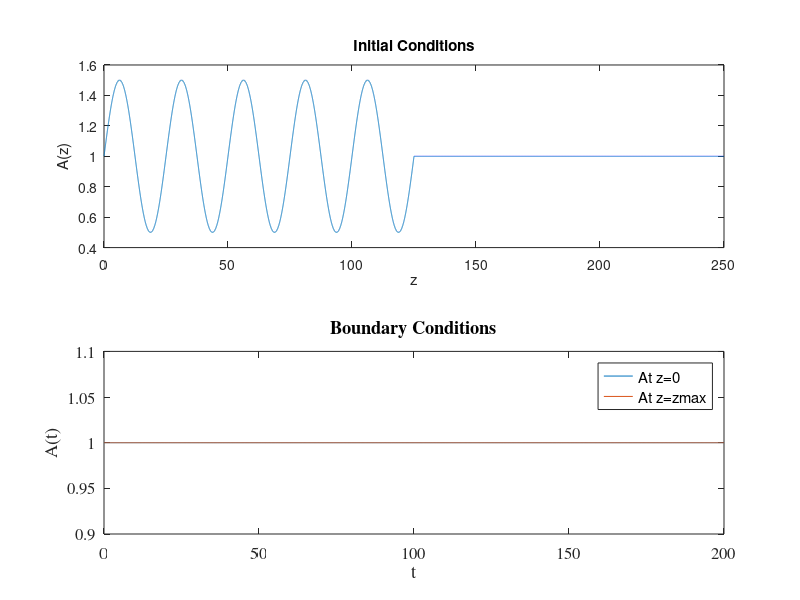

Write MATLAB code to recreate this figure. (Note: this script raises an error after producing the figure.)
% Driver script for running the conduit equation solver
% conduit_solver.m
save_on  = 1;  % Set to nonzero if you want to run the solver, set
                % to 0 if you want to plot
periodic = 0; % set to nonzero to run periodic solver (no BCs need)
              % set to 0 to run solver with time-dependent BCs                
plot_on  = 1;  % Set to 1 if you want to plot just before and just
                % after (possibly) calling the solver          
check_IC = 0; % Set to nonzero to plot the ICs and BCs without running the solver

%% Numerical Parameters
% for zmax = [1000 2000]
tmax     = 200;    % Solver will run from t=0 to t=tmax
zmax     = 250;     % Solver will solve on domain z=0 to z=zmax
numout   = round(tmax);           % Number of output times
t        = linspace(0,tmax,numout);  % Desired output times
dzinit =  1/100; % Spatial Discretization: for most accurate runs
                  % With O(h^4), 0.1 gives 10^{-3} max error over t= [0,53]
Nz       = round(zmax/dzinit);
    h        = 4   ;           % Order of method used     

if periodic
    dz       = zmax/Nz;    % Spatial  discretization
else
    dz       = zmax/(Nz+1);    % Spatial  discretization
end

%% PDE Initial and Boundary Conditions
% load('output.mat');
% f = @(z) interp1(domain,area,z,'spline',1);
%     ic_type = 'soligas';
f = @(z) ones(size(z)) + 0.5*sin((2*pi)*z/(25)).*(z<125);
 g0 = @(t) ones(size(t));
dg0 = @(t) zeros(size(t));
 g1 = @(t) ones(size(t));
dg1 = @(t) zeros(size(t));
ic_type = '_sin_example_';

    if periodic
        bc_type = 'periodic';
    else
        bc_type = 'time_dependent';
    end

%% Create directory run will be saved to
data_dir = ['./data/conduit_eqtn',...
            '_tmax_',  num2str(round(tmax)),...
            '_zmax_', num2str(round(zmax)),...
            '_Nz_',   num2str(Nz),...
            '_order_',num2str(h),...
            '_init_condns_',ic_type,...
            '_bndry_condns_',bc_type,...
            '/'];
% Create the data directory if necessary
if ~exist(data_dir,'dir')
    mkdir(data_dir);
else
    disp(['Warning, directory ',data_dir]);
    disp('already exists, possibly overwriting data');
end

savefile = sprintf('%sparameters.mat',data_dir);

%% If chosen, run the solver using the parameters and conditions above
if save_on
    % Load initial data
      zplot  = dz*[1:Nz];
      tplot  = linspace(0,tmax,floor(tmax*10));
      A_init = f(zplot);
    if plot_on
        % Plot initial conditions and boundary conditions
        fontsize = 12;
        figure(1); clf;
        subplot(2,1,1);
            plot(zplot,A_init); xlabel('z'); ylabel('A(z)'); 
            title('Initial Conditions');
        subplot(2,1,2);
            plot(tplot,g0(tplot),tplot,g1(tplot));
            xlabel('t'); ylabel('A(t)'); title('Boundary Conditions');
            legend('At z=0','At z=zmax');
        set(gca,'fontsize',fontsize,'fontname','times');
        
        if check_IC
            return;
        else
            input('Return to continue');
        end
    end
    
    if periodic
    % Save parameters
        save(savefile,'t','Nz','dz','zmax','f','periodic');
    % Run timestepper
        conduit_solver_periodic( t, zmax, Nz, h, f, data_dir );      
    else    
    % Save parameters
        save(savefile,'t','Nz','dz','zmax','g0','dg0','g1','dg1','f','periodic');
    % Run timestepper
        conduit_solver( t, zmax, Nz, h, g0, dg0, g1, dg1, f, data_dir );
    end
else
    load(savefile);
end
% end

%% If chosen, plot data associated with the parameters and conditions above
if plot_on
    disp('Calculating maximum time increment in saved data files...');
    for ii=1:length(t)+1
        [fid,foo] = fopen(strcat(data_dir,num2str(ii,'%05d.mat')),'r');
        if fid == -1 % File does not exist
            tm = ii-1;
            disp(['Maximum time = ',num2str(t(tm))]);
            break;
        end
        fclose(fid);
    end
    if ii == length(t)
        disp(['Maximum time = ',num2str(t(tm))]);
    end
    % Get rid of larger t values
    t = t(1:tm);
    if periodic
        zplot  = dz:dz:zmax;
    else
        zplot  = dz:dz:zmax-dz;
    end
    A_full = zeros(length(t)-1,length(zplot));
    % Load first time step
    load(strcat(data_dir,num2str(0,'%05d')),'A_init');
        fontsize = 12;
        fig=figure(2); clf;
        plot(zplot,A_init);
        qaxis = axis;
        title(['Time: ',num2str(t(1))]);
        set(gca,'fontsize',fontsize,'fontname','times');
        drawnow
%         input('Return');
    %Plot subsequent time steps
    for tind=2:tm
        load(strcat(data_dir,num2str(tind,'%05d')),'A','tnow');
        fontsize = 12;
        fig=figure(2); clf;
        plot(zplot,A);
        A_full(tind-1,:) = A;
        axis(qaxis)
        hold off;
        title(['Time: ',num2str(tnow)]);
        set(gca,'fontsize',fontsize,'fontname','times');
        drawnow;
    end

end
